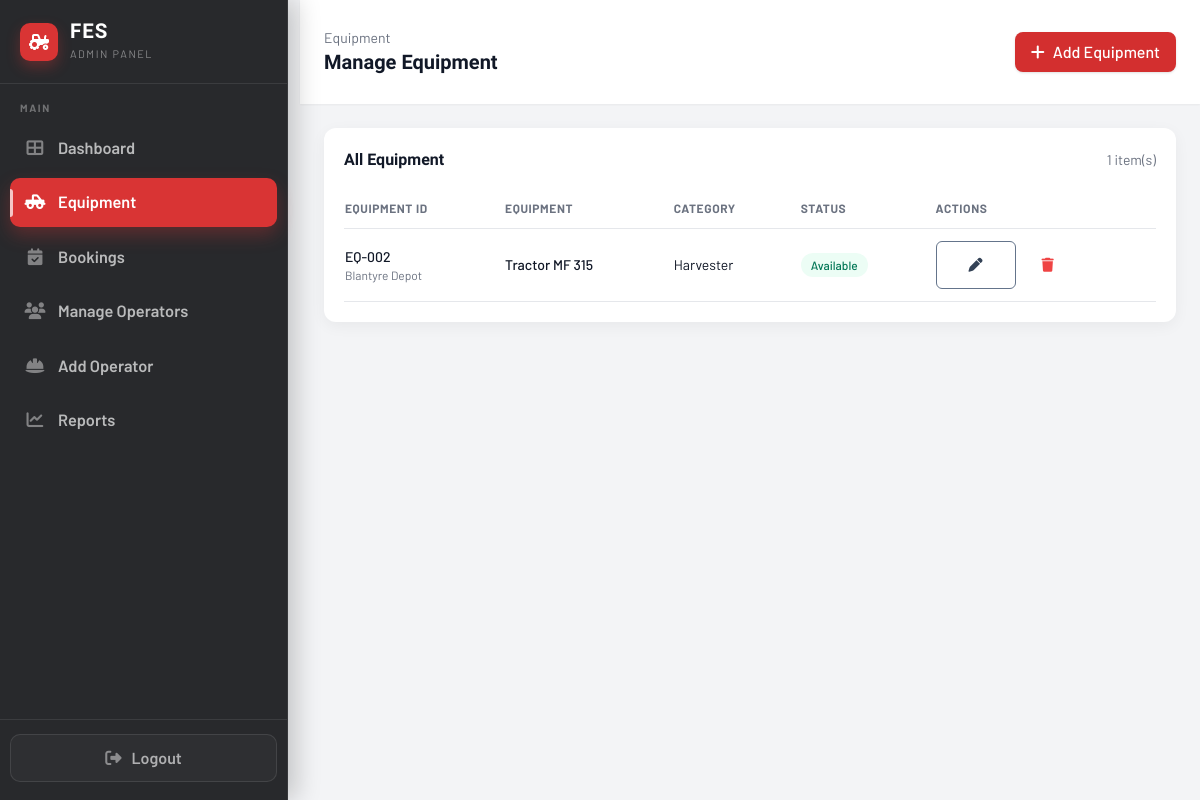
/Pages/admin/equipment.php (signed in), run on an earlier commit of the app's database.
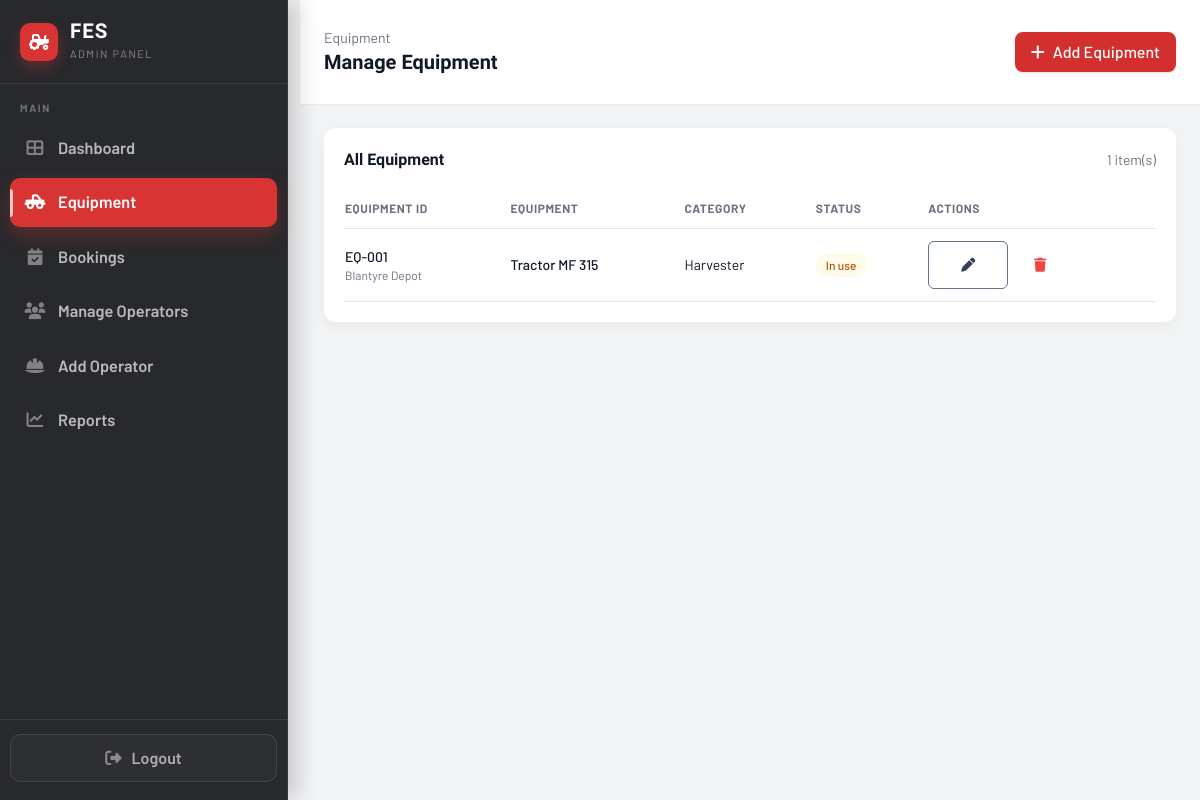
And on a later commit of the database.
### tables this page shows
CREATE TABLE IF NOT EXISTS `equipment` (
  `id` int NOT NULL AUTO_INCREMENT,
  `equipment_name` varchar(255) NOT NULL,
  `category` varchar(100) NOT NULL,
  `equipment_id` varchar(100) NOT NULL,
  `model` varchar(255) DEFAULT NULL,
  `description` text NOT NULL,
  `status` enum('available','in_use','maintenance','retired') NOT NULL DEFAULT 'available',
  `location` varchar(255) NOT NULL,
  `operator_id` int DEFAULT NULL,
  `purchase_date` date DEFAULT NULL,
  `daily_rate` decimal(10,2) NOT NULL,
  `hourly_rate` decimal(10,2) DEFAULT '0.00',
  `per_hectare_rate` decimal(10,2) DEFAULT NULL,
  `fuel_type` varchar(50) DEFAULT NULL,
  `total_usage_hours` int DEFAULT '0',
  `year_manufactured` int DEFAULT NULL,
  `weight_kg` decimal(10,2) DEFAULT NULL,
  `last_maintenance` date DEFAULT NULL,
  `icon` varchar(100) NOT NULL,
  `image_path` varchar(500) DEFAULT NULL,
  `created_at` timestamp NULL DEFAULT CURRENT_TIMESTAMP,
  `updated_at` timestamp NULL DEFAULT CURRENT_TIMESTAMP ON UPDATE CURRENT_TIMESTAMP,
  PRIMARY KEY (`id`),
  KEY `operator_id` (`operator_id`)
);

### Pages/admin/equipment.php (the view, shortened to what the changed rows need)
<?php
$equipment = [];
try {
    $conn = getDBConnection();
    $eqSql = "
        SELECT
            e.id,
            e.equipment_id,
            e.equipment_name,
            e.category,
            e.model,
            e.description,
            e.status,
            e.location,
            e.purchase_date,
            e.daily_rate,
            e.hourly_rate,
            e.per_hectare_rate,
            e.fuel_type,
            e.total_usage_hours,
            e.year_manufactured,
            e.weight_kg,
            e.last_maintenance,
            e.icon,
            e.image_path
        FROM equipment e
        ORDER BY e.created_at DESC, e.id DESC
    ";
    $eqRes = $conn->query($eqSql);
    if ($eqRes) {
        while ($row = $eqRes->fetch_assoc()) {
            $equipment[] = $row;
        }
    }
} catch (Exception $e) {
    error_log('Admin equipment page error: ' . $e->getMessage());
    $error = 'Failed to load equipment data.';
}
?>
<!DOCTYPE html>
<html lang="en">
<head>
    <link rel="stylesheet" href="https://cdnjs.cloudflare.com/ajax/libs/font-awesome/6.4.0/css/all.min.css">
    <script src="https://cdn.tailwindcss.com"></script>
</head>
<body>
    <div class="min-h-screen w-full bg-gray-100">
        <div class="min-h-screen" style="margin-left: 300px; width: calc(100% - 300px);" id="main-content">
            <header class="bg-white px-6 py-7 flex items-center justify-between shadow-sm md:pl-6">
                <div class="flex items-center gap-3">
                    <div>
                        <h1 class="text-xl font-semibold text-gray-900">Manage Equipment</h1>
                    </div>
                </div>
            </header>
            <main class="flex-1 overflow-y-auto p-6" style="width: 100%; overflow-x: hidden;">
                <section class="bg-white rounded-xl shadow-card p-5">
                    <div class="flex items-center justify-between mb-4">
                        <h2 class="text-base font-semibold text-gray-900">All Equipment</h2>
                    </div>
                    <div class="overflow-x-auto">
                        <table class="min-w-full">
                            <thead>
                                <tr class="text-left text-xs font-medium text-gray-500 border-b uppercase tracking-wider">
                                    <th class="py-3 pr-4">Equipment ID</th>
                                    <th class="py-3 pr-4">Equipment</th>
                                    <th class="py-3 pr-4">Category</th>
                                    <th class="py-3 pr-4">Status</th>
                                    <th class="py-3">Actions</th>
                                </tr>
                            </thead>
                            <tbody class="text-sm text-gray-900">
                                <?php if (empty($equipment)): ?>
                                    <tr>
                                        <td colspan="5" class="py-10 text-center text-gray-500">No equipment found.</td>
                                    </tr>
                                <?php else: ?>
                                    <?php foreach ($equipment as $row): ?>
                                        <tr class="border-b hover:bg-gray-50">
                                            <td class="py-3 pr-4">
                                                <div class="font-medium"><?php echo htmlspecialchars($row['equipment_id']); ?></div>
                                                <div class="text-xs text-gray-500"><?php echo htmlspecialchars($row['location']); ?></div>
                                            </td>
                                            <td class="py-3 pr-4">
                                                <div class="font-medium"><?php echo htmlspecialchars($row['equipment_name']); ?></div>
                                            </td>
                                            <td class="py-3 pr-4"><?php echo htmlspecialchars(ucfirst($row['category'])); ?></td>
                                            <td class="py-3 pr-4">
                                                <?php
                                                $status = $row['status'];
                                                $cls = 'bg-gray-100 text-gray-700';
                                                if ($status === 'available') $cls = 'bg-emerald-50 text-emerald-700';
                                                if ($status === 'in_use') $cls = 'bg-amber-50 text-amber-700';
                                                ?>
                                                <span class="inline-flex items-center px-2.5 py-1 rounded-full text-xs font-medium <?php echo $cls; ?>">
                                                    <?php echo htmlspecialchars(str_replace('_', ' ', ucfirst($status))); ?>
                                                </span>
                                            </td>
                                            <td class="py-3">
                                                <div class="flex items-center gap-2">
                                                    <button type="button"
                                                        class="row-toggle inline-flex items-center justify-center h-12 w-20 rounded-md border border-slate-500 text-slate-700 hover:bg-slate-50 transition"
                                                        data-target="edit-row-<?php echo (int)$row['id']; ?>"
                                                        title="Edit equipment">
                                                        <i class="fas fa-pen"></i>
                                                    </button>
                                                    <form action="include/process_delete_equipment.php" method="POST" class="inline" onsubmit="return confirm('Delete this equipment permanently?');">
                                                        <button type="submit"
                                                            class="inline-flex items-center justify-center h-12 w-12 rounded-md text-red-500 hover:bg-red-50 transition"
                                                            title="Delete equipment">
                                                            <i class="fas fa-trash"></i>
                                                        </button>
                                                    </form>
                                                </div>
                                            </td>
                                        </tr>
                                    <?php endforeach; ?>
                                <?php endif; ?>
                            </tbody>
                        </table>
                    </div>
                </section>
            </main>
        </div>
    </div>
</body>
</html>

What changed in the data, as far as the page shows it:
removed equipment: equipment "EQ-002", location "Blantyre Depot", equipment_name "Tractor MF 315", category "Harvester", status "Available"
added equipment: equipment "EQ-001", location "Blantyre Depot", equipment_name "Tractor MF 315", category "Harvester", status "In use"
